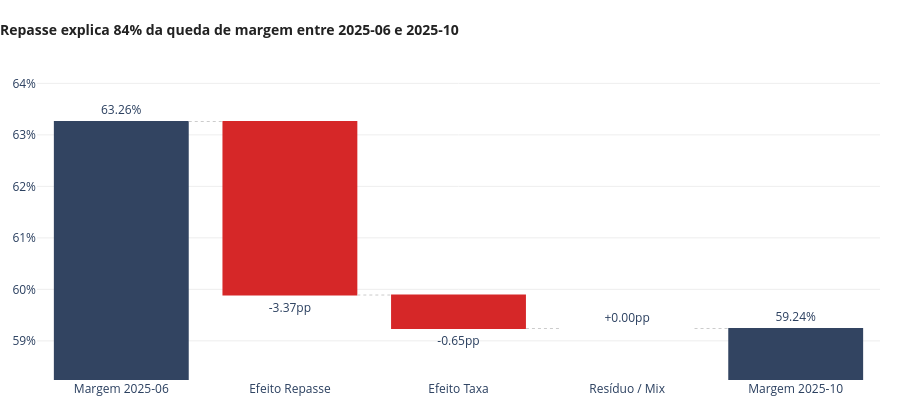

Source (notebook cell):
### Markdown cell above
### 8. Decomposição da Diferença de Margem (Waterfall Chart)

Este bloco calcula a diferença de margem entre o melhor e o pior mês e decompõe essa diferença em fatores como repasse, taxa e um resíduo/mix, visualizando essa decomposição através de um gráfico de cascata (Waterfall Chart).

### Code cell
melhor = df_table.loc[df_table["margem"].idxmax()]
pior   = df_table.loc[df_table["margem"].idxmin()]

print(f"Melhor: {melhor['year_month']} → {melhor['margem']:.2f}%")
print(f"Pior:   {pior['year_month']}  → {pior['margem']:.2f}%")

delta_total   = pior["margem"]   - melhor["margem"]        # negativo
delta_repasse = -(pior["pct_repasse"] - melhor["pct_repasse"])  # repasse maior → margem menor
delta_taxa    = -(pior["pct_taxa"]    - melhor["pct_taxa"])
delta_residuo = delta_total - delta_repasse - delta_taxa

# Efeito ticket (proxy de mix): variação no ticket médio normalizada
delta_ticket  = pior["ticket"] - melhor["ticket"]

steps = {
    f"Margem {melhor['year_month']}": melhor["margem"],
    "Efeito Repasse":                 delta_repasse,
    "Efeito Taxa":                    delta_taxa,
    "Resíduo / Mix":                  delta_residuo,
    f"Margem {pior['year_month']}":   pior["margem"],
}

labels  = list(steps.keys())
values  = list(steps.values())

# Montar base acumulada para waterfall
base = [0] * len(labels)
acc  = melhor["margem"]
for i in range(1, len(labels) - 1):
    base[i] = acc
    acc += values[i]
base[-1] = 0  # último é absoluto (measure = "total")

measures = ["absolute"] + ["relative"] * (len(labels) - 2) + ["absolute"]

cores_relativas = [
    "#2CA02C" if v >= 0 else "#D62728"
    for v in values[1:-1]
]

measures = ["absolute"] + ["relative"] * (len(labels) - 2) + ["absolute"]

fig = go.Figure(go.Waterfall(
    orientation="v",
    measure=measures,
    x=labels,
    y=values,
    textposition="outside",
    text=[f"{v:+.2f}pp" if i not in (0, len(values)-1) else f"{v:.2f}%" for i, v in enumerate(values)],
    connector=dict(line=dict(color="#CCCCCC", width=1, dash="dot")),
    increasing=dict(marker=dict(color="#2CA02C")),
    decreasing=dict(marker=dict(color="#D62728")),
    totals=dict(marker=dict(color="#324461")),
))

fig.update_layout(
    title=dict(
        text=f"<b>Repasse explica {abs(delta_repasse/delta_total*100):.0f}% da queda de margem entre {melhor['year_month']} e {pior['year_month']}</b>",
        font=dict(size=14, color="#222222"),
        x=0, xanchor="left",
    ),
    yaxis=dict(
        ticksuffix="%",
        showgrid=True,
        gridcolor="#EEEEEE",
        range=[pior["margem"] - 1, melhor["margem"] + 1],
    ),
    xaxis=dict(showgrid=False),
    plot_bgcolor="white",
    paper_bgcolor="white",
    showlegend=False,
    margin=dict(l=20, r=20, t=70, b=40),
    height=420,
)

fig.show(config={"displayModeBar": False})
save_figure(fig, "02_waterfall_decomposicao_margem")

print(f"{delta_repasse}")
print(f"{delta_total}")
print(round(delta_repasse / delta_total * 100))

### Figure 1 — Plotly figure (JSON) as saved in the notebook; plotly's stock layout.template omitted (floating-point values rounded to 4 significant figures)
{"data": [{"connector": {"line": {"color": "#CCCCCC", "dash": "dot", "width": 1}}, "decreasing": {"marker": {"color": "#D62728"}}, "increasing": {"marker": {"color": "#2CA02C"}}, "measure": ["absolute", "relative", "relative", "relative", "absolute"], "orientation": "v", "text": ["63.26%", "-3.37pp", "-0.65pp", "+0.00pp", "59.24%"], "textposition": "outside", "totals": {"marker": {"color": "#324461"}}, "type": "waterfall", "x": ["Margem 2025-06", "Efeito Repasse", "Efeito Taxa", "Resíduo / Mix", "Margem 2025-10"], "y": [63.26, -3.37, -0.65, 8.66e-15, 59.24]}], "layout": {"height": 420, "margin": {"b": 40, "l": 20, "r": 20, "t": 70}, "paper_bgcolor": "white", "plot_bgcolor": "white", "showlegend": false, "title": {"font": {"color": "#222222", "size": 14}, "text": "<b>Repasse explica 84% da queda de margem entre 2025-06 e 2025-10</b>", "x": 0, "xanchor": "left"}, "xaxis": {"showgrid": false}, "yaxis": {"gridcolor": "#EEEEEE", "range": [58.24, 64.26], "showgrid": true, "ticksuffix": "%"}}}
